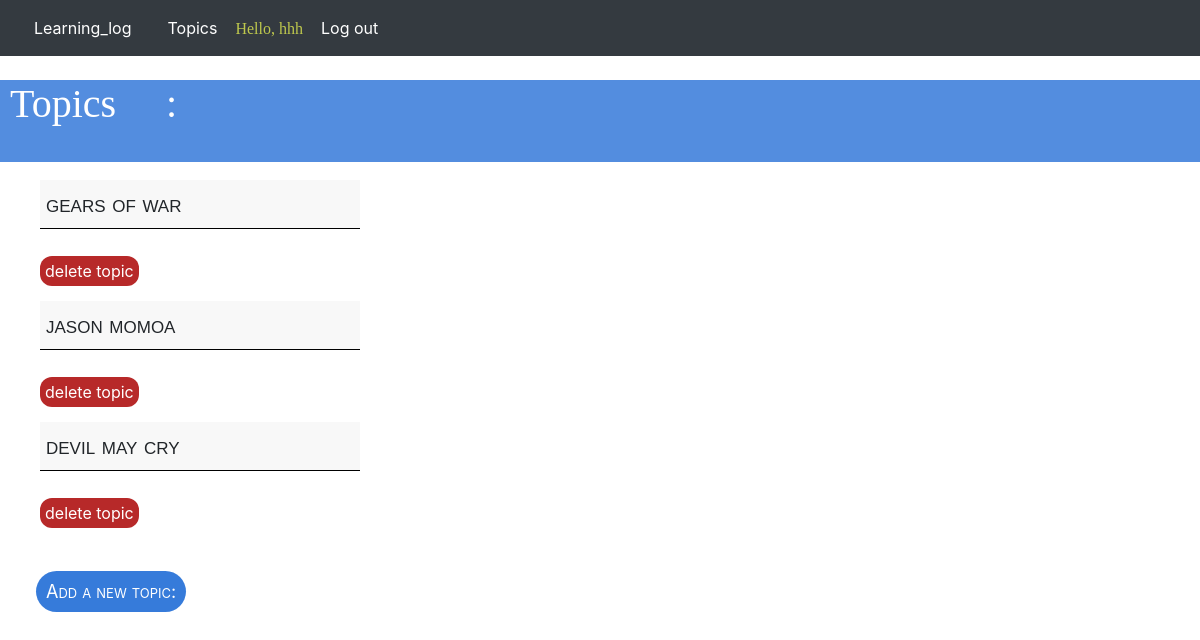
/topics (signed in), run on an earlier commit of the app's database.
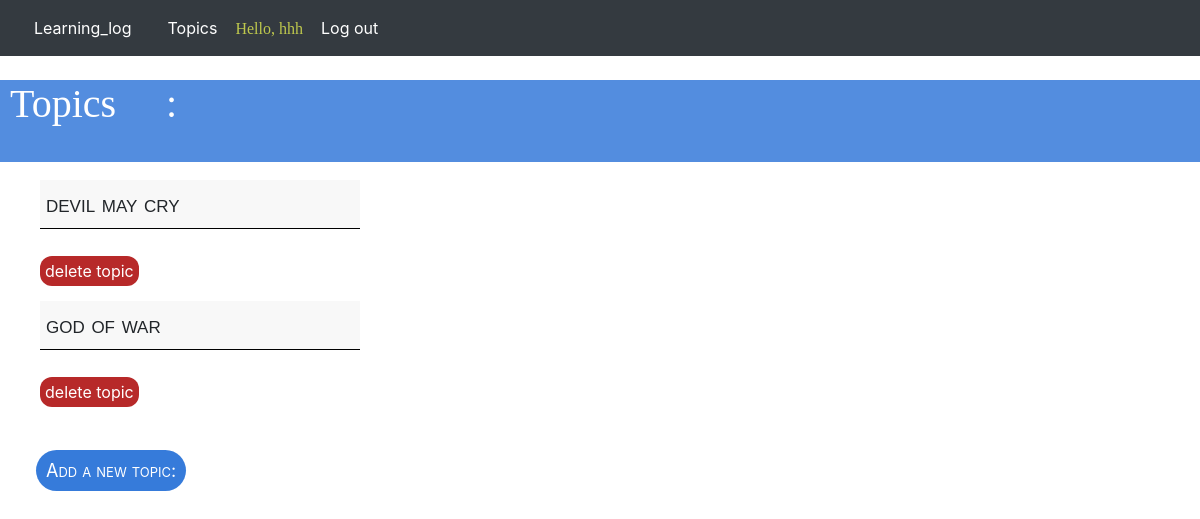
And on a later commit of the database.
### learn/models.py (models this page shows)
class Topic(models.Model):
    text = models.CharField(max_length=200)
    date_added = models.DateTimeField(auto_now_add=True)
    owner = models.ForeignKey(User,on_delete=models.DO_NOTHING,related_name='topics')
    def __str__(self):
        return self.text

### learn/views.py (the view)
# urls.py: path("topics", views.topics, name='topics'),
@login_required()
def topics(request):
    topics = Topic.objects.filter(owner=request.user).order_by('date_added')
    context = {'topics': topics}
    return render(request, 'topics.html', context)

### templates/topics.html (shortened to what this page needs)
{% extends "base.html" %}
{% block content%}
<div class="divhead">
    <h1 class="headline">Topics : </h1>
    </div>
<ul class="ac">
    {%for topic in topics%}
    <li class="da">
        <a class="ax" href="{% url 'learn:topic1' topic.id %}">{{ topic }}</a>
    </li>
    <li>
        <a class="edit_btn" href="{% url 'learn:deltopic' topic.id %}"> delete topic</a>
    </li>
    {%empty%}
    <li class="kol">no topics have been added yet.</li>
    {% endfor %}
</ul>
<div class="addtop">
<a class="addtopic" href="{% url 'learn:new_topic' %}">Add a new topic:</a>
</div>
{%endblock content%}

### templates/base.html (shortened to what this page needs)
<!DOCTYPE html>
{% load static %}
<html lang="en">
<head>
    <link rel="stylesheet" href="{% static 'ok.css' %}" type="text/css">
    <link rel="stylesheet" href="{% static 'topic.css' %}" type="text/css">
    <link rel="stylesheet" href="https://maxcdn.bootstrapcdn.com/bootstrap/4.5.2/css/bootstrap.min.css">
</head>
<body>
<nav class="navbar navbar-expand-sm bg-dark navbar-dark">
  <ul class="navbar-nav">
    <li class="nav-item">
      <a class="nav-link" href="{% url 'learn:index'%}">Learning_log</a>
    </li>
    <li class="nav-item">
      <a class="nav-link" href="{% url 'learn:topics'%}">Topics</a>
    </li>
     {% if user.is_authenticated %}
      <li class="nav-item">
          <div style="margin-top:8px;">
          <span class="greet">Hello, {{user.username}}</span>
              </div>
    </li>
      <li class="nav-item">
      <a class="nav-link" href="{% url 'users:logout12' %}" >Log out</a>
    </li>
{% endif %}
  </ul>
</nav>
<br>
    {% block content %}{% endblock content %}
</body>
</html>

### static/ok.css (style rules this page uses)
.headline { color:#ffffff; font-family: emoji; margin-left:10px; height: 82px; }
.divhead { background-color: #377bdadb; }
.ac { list-style-type:none; margin-left:0px; width:30%; }
.da { padding: 6px; background-color: #e9e9e957; border-bottom:1px solid black; margin-bottom:30px; margin-top: 18px; }
.ax { font-size: x-large; color: currentcolor; font-family: sans-serif; font-variant-caps: petite-caps; }
.addtopic { padding: 10px; background-color: #1b69d5e0; color: white; font-variant: petite-caps; font-size: large; margin-left: 36px; border-radius: 21px; }
.addtop { margin-top: 53px; }

### templates/base.html (style rules this page uses)
.navbar-dark .navbar-nav .nav-link { color: rgb(255 255 255); margin: 0px 10px 0px 10px; }
.greet { color: #f4ff52b8; font-family: cursive; }

### templates/topics.html (style rules this page uses)
.edit_btn { background-color: #b72929; padding: 5px; color: white; border-radius: 12px }

What changed in the data, as far as the page shows it:
removed Topic: text "gears of war"
removed Topic: text "jason momoa"
added Topic: text "god of war"
